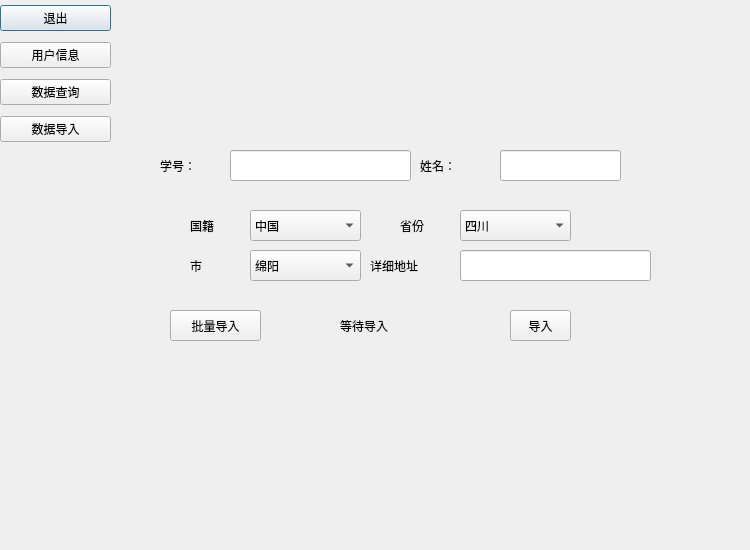
<?xml version="1.0" encoding="UTF-8"?>
<ui version="4.0">
 <class>AddStudentWindw</class>
 <widget class="QDialog" name="AddStudentWindw">
  <property name="geometry">
   <rect>
    <x>0</x>
    <y>0</y>
    <width>750</width>
    <height>550</height>
   </rect>
  </property>
  <property name="windowTitle">
   <string>Dialog</string>
  </property>
  <widget class="QLabel" name="label_5">
   <property name="geometry">
    <rect>
     <x>400</x>
     <y>210</y>
     <width>41</width>
     <height>31</height>
    </rect>
   </property>
   <property name="text">
    <string>省份</string>
   </property>
  </widget>
  <widget class="QWidget" name="verticalLayoutWidget">
   <property name="geometry">
    <rect>
     <x>0</x>
     <y>0</y>
     <width>111</width>
     <height>151</height>
    </rect>
   </property>
   <layout class="QVBoxLayout" name="verticalLayout">
    <item>
     <widget class="QPushButton" name="pushButton_1">
      <property name="text">
       <string>退出</string>
      </property>
     </widget>
    </item>
    <item>
     <widget class="QPushButton" name="pushButton_2">
      <property name="text">
       <string>用户信息</string>
      </property>
     </widget>
    </item>
    <item>
     <widget class="QPushButton" name="pushButton_3">
      <property name="text">
       <string>数据查询</string>
      </property>
     </widget>
    </item>
    <item>
     <widget class="QPushButton" name="pushButton_4">
      <property name="text">
       <string>数据导入</string>
      </property>
     </widget>
    </item>
   </layout>
  </widget>
  <widget class="QLineEdit" name="lineEdit">
   <property name="geometry">
    <rect>
     <x>230</x>
     <y>150</y>
     <width>181</width>
     <height>31</height>
    </rect>
   </property>
  </widget>
  <widget class="QLabel" name="label_7">
   <property name="geometry">
    <rect>
     <x>370</x>
     <y>250</y>
     <width>91</width>
     <height>31</height>
    </rect>
   </property>
   <property name="text">
    <string>详细地址</string>
   </property>
  </widget>
  <widget class="QLabel" name="label">
   <property name="geometry">
    <rect>
     <x>160</x>
     <y>150</y>
     <width>61</width>
     <height>31</height>
    </rect>
   </property>
   <property name="text">
    <string>学号：</string>
   </property>
  </widget>
  <widget class="QLineEdit" name="lineEdit_7">
   <property name="geometry">
    <rect>
     <x>460</x>
     <y>250</y>
     <width>191</width>
     <height>31</height>
    </rect>
   </property>
  </widget>
  <widget class="QLabel" name="label_4">
   <property name="geometry">
    <rect>
     <x>190</x>
     <y>210</y>
     <width>41</width>
     <height>31</height>
    </rect>
   </property>
   <property name="text">
    <string>国籍</string>
   </property>
  </widget>
  <widget class="QPushButton" name="pushButton_6">
   <property name="geometry">
    <rect>
     <x>510</x>
     <y>310</y>
     <width>61</width>
     <height>31</height>
    </rect>
   </property>
   <property name="text">
    <string>导入</string>
   </property>
  </widget>
  <widget class="QLineEdit" name="lineEdit_2">
   <property name="geometry">
    <rect>
     <x>500</x>
     <y>150</y>
     <width>121</width>
     <height>31</height>
    </rect>
   </property>
  </widget>
  <widget class="QLabel" name="label_2">
   <property name="geometry">
    <rect>
     <x>420</x>
     <y>150</y>
     <width>61</width>
     <height>31</height>
    </rect>
   </property>
   <property name="text">
    <string>姓名：</string>
   </property>
  </widget>
  <widget class="QComboBox" name="comboBox_3">
   <property name="geometry">
    <rect>
     <x>250</x>
     <y>250</y>
     <width>111</width>
     <height>31</height>
    </rect>
   </property>
   <item>
    <property name="text">
     <string>绵阳</string>
    </property>
   </item>
   <item>
    <property name="text">
     <string>雅安</string>
    </property>
   </item>
   <item>
    <property name="text">
     <string>成都</string>
    </property>
   </item>
  </widget>
  <widget class="QComboBox" name="comboBox_2">
   <property name="geometry">
    <rect>
     <x>460</x>
     <y>210</y>
     <width>111</width>
     <height>31</height>
    </rect>
   </property>
   <item>
    <property name="text">
     <string>四川</string>
    </property>
   </item>
   <item>
    <property name="text">
     <string>湖北</string>
    </property>
   </item>
   <item>
    <property name="text">
     <string>江苏</string>
    </property>
   </item>
  </widget>
  <widget class="QPushButton" name="pushButton_5">
   <property name="geometry">
    <rect>
     <x>170</x>
     <y>310</y>
     <width>91</width>
     <height>31</height>
    </rect>
   </property>
   <property name="text">
    <string>批量导入</string>
   </property>
  </widget>
  <widget class="QLabel" name="label_3">
   <property name="geometry">
    <rect>
     <x>340</x>
     <y>310</y>
     <width>101</width>
     <height>31</height>
    </rect>
   </property>
   <property name="text">
    <string>等待导入</string>
   </property>
  </widget>
  <widget class="QComboBox" name="comboBox">
   <property name="geometry">
    <rect>
     <x>250</x>
     <y>210</y>
     <width>111</width>
     <height>31</height>
    </rect>
   </property>
   <item>
    <property name="text">
     <string>中国</string>
    </property>
   </item>
   <item>
    <property name="text">
     <string>苏联</string>
    </property>
   </item>
  </widget>
  <widget class="QLabel" name="label_6">
   <property name="geometry">
    <rect>
     <x>190</x>
     <y>250</y>
     <width>41</width>
     <height>31</height>
    </rect>
   </property>
   <property name="text">
    <string>市</string>
   </property>
  </widget>
 </widget>
 <resources/>
 <connections/>
</ui>
